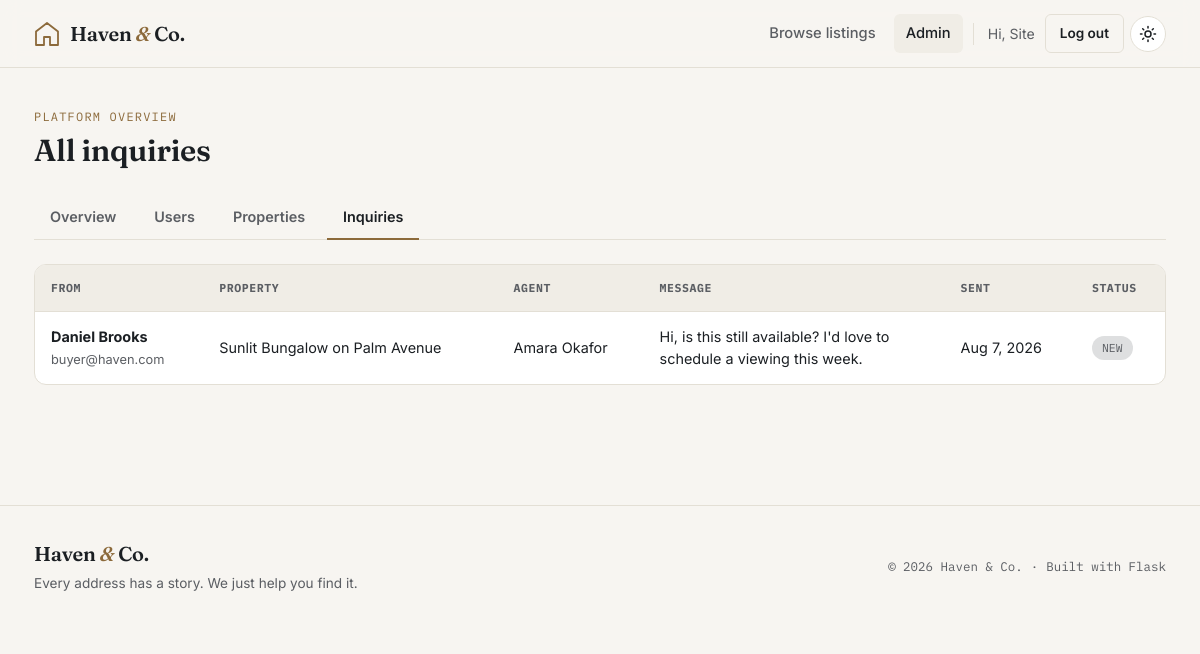
The app's page /admin/inquiries (signed in), older data.
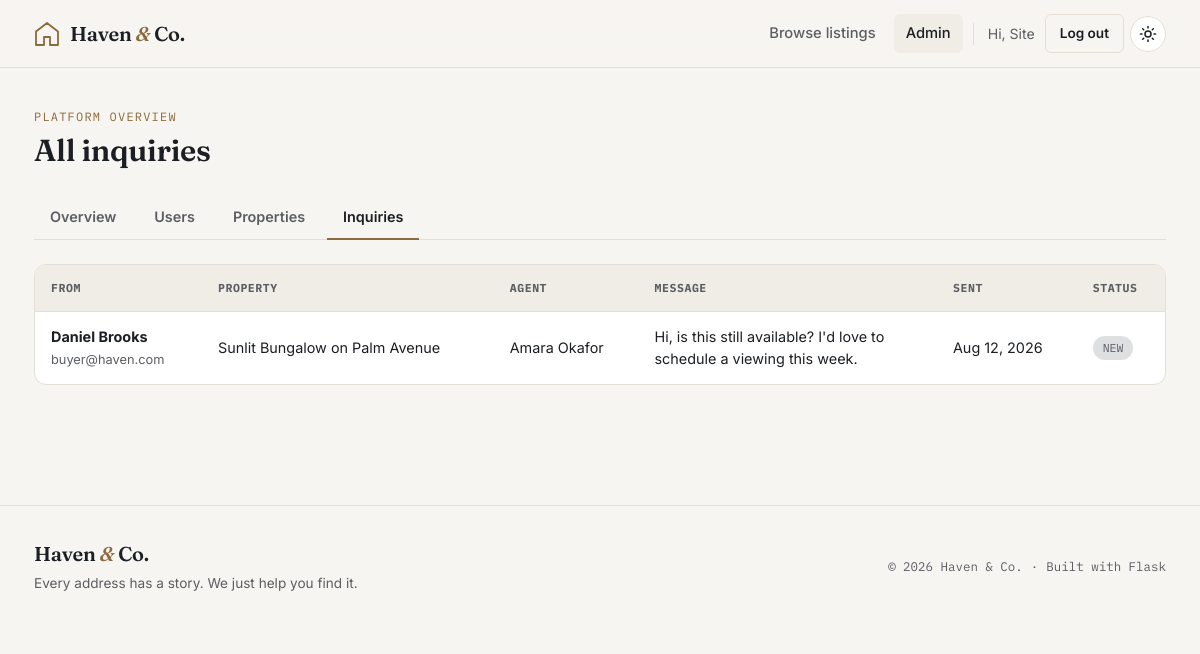
The same page, newer data.
### app/models.py (models this page shows, shortened)
class Inquiry(db.Model):
    __tablename__ = "inquiries"
    id = db.Column(db.Integer, primary_key=True)
    name = db.Column(db.String(120), nullable=False)
    email = db.Column(db.String(150), nullable=False)
    phone = db.Column(db.String(30))
    message = db.Column(db.Text, nullable=False)
    status = db.Column(db.String(20), default="new")  # 'new' or 'responded'
    created_at = db.Column(db.DateTime, default=datetime.utcnow, index=True)
    property_id = db.Column(db.Integer, db.ForeignKey("properties.id"), nullable=False)
    sender_id = db.Column(db.Integer, db.ForeignKey("users.id"), nullable=True)

class Property(db.Model):
    __tablename__ = "properties"
    id = db.Column(db.Integer, primary_key=True)
    title = db.Column(db.String(150), nullable=False)
    description = db.Column(db.Text, nullable=False)
    price = db.Column(db.Float, nullable=False)
    listing_type = db.Column(db.String(10), nullable=False, default="sale")  # 'sale' or 'rent'
    property_type = db.Column(db.String(30), nullable=False, default="house")
    bedrooms = db.Column(db.Integer, default=0)
    bathrooms = db.Column(db.Integer, default=0)
    area_sqft = db.Column(db.Integer, default=0)
    address = db.Column(db.String(200))
    city = db.Column(db.String(100), nullable=False, index=True)
    state = db.Column(db.String(100), nullable=False, index=True)
    image_filename = db.Column(db.String(255))
    is_available = db.Column(db.Boolean, default=True)
    created_at = db.Column(db.DateTime, default=datetime.utcnow, index=True)
    owner_id = db.Column(db.Integer, db.ForeignKey("users.id"), nullable=False)
    inquiries = db.relationship(
        "Inquiry", backref="property", lazy="dynamic", cascade="all, delete-orphan"
    )
    images = db.relationship(
        "PropertyImage",
        backref="property",
        order_by="PropertyImage.position",
        cascade="all, delete-orphan",
    )

class User(UserMixin, db.Model):
    __tablename__ = "users"
    id = db.Column(db.Integer, primary_key=True)
    name = db.Column(db.String(120), nullable=False)
    email = db.Column(db.String(150), unique=True, nullable=False, index=True)
    password_hash = db.Column(db.String(255), nullable=False)
    role = db.Column(db.String(20), nullable=False, default="buyer")  # 'buyer', 'agent', or 'admin'
    phone = db.Column(db.String(30))
    is_active = db.Column(db.Boolean, nullable=False, default=True)
    created_at = db.Column(db.DateTime, default=datetime.utcnow)
    properties = db.relationship(
        "Property", backref="owner", lazy="dynamic", cascade="all, delete-orphan"
    )
    inquiries_sent = db.relationship(
        "Inquiry", backref="sender", lazy="dynamic", cascade="all, delete-orphan"
    )
    @property
    def is_agent(self):
        return self.role == "agent"
    @property
    def is_admin(self):
        return self.role == "admin"

### app/routes/admin.py (the view)
@admin_bp.route("/inquiries")
@login_required
@admin_required
def inquiries():
    all_inquiries = Inquiry.query.order_by(Inquiry.created_at.desc()).all()
    return render_template("admin/inquiries.html", inquiries=all_inquiries)

### app/routes/admin.py (called while the page is built)
def admin_required(func):
    @wraps(func)
    def wrapper(*args, **kwargs):
        if not current_user.is_authenticated or not current_user.is_admin:
            abort(403)
        return func(*args, **kwargs)
    return wrapper

### app/templates/admin/inquiries.html (shortened to what this page needs)
{% extends "base.html" %}
{% block content %}
<section class="section" style="padding-top:40px;">
  <div class="container">
    <div class="section-header">
      <div>
        <span class="eyebrow">Platform overview</span>
        <h2>All inquiries</h2>
      </div>
    </div>
    <div class="admin-tabs">
      <a href="{{ url_for('admin.dashboard') }}" class="admin-tab">Overview</a>
      <a href="{{ url_for('admin.users') }}" class="admin-tab">Users</a>
      <a href="{{ url_for('admin.properties') }}" class="admin-tab">Properties</a>
      <a href="{{ url_for('admin.inquiries') }}" class="admin-tab is-active">Inquiries</a>
    </div>
    {% if inquiries %}
      <div class="table-wrap">
        <table>
          <thead>
            <tr>
              <th>From</th>
              <th>Property</th>
              <th>Agent</th>
              <th>Message</th>
              <th>Sent</th>
              <th>Status</th>
            </tr>
          </thead>
          <tbody>
            {% for inquiry in inquiries %}
              <tr>
                <td><strong>{{ inquiry.name }}</strong><br><span class="form-hint">{{ inquiry.email }}</span></td>
                <td><a href="{{ url_for('properties.detail', property_id=inquiry.property_id) }}">{{ inquiry.property.title }}</a></td>
                <td>{{ inquiry.property.owner.name }}</td>
                <td style="max-width:260px;">{{ inquiry.message }}</td>
                <td>{{ inquiry.created_at.strftime('%b %-d, %Y') if inquiry.created_at else '' }}</td>
                <td>
                  <span class="status-pill {{ 'status-active' if inquiry.status == 'responded' else 'status-inactive' }}">
                    {{ inquiry.status }}
                  </span>
                </td>
              </tr>
            {% endfor %}
          </tbody>
        </table>
      </div>
    {% else %}
      <div class="empty-state">
        <h3>No inquiries on the platform yet</h3>
        <p>Buyer messages to agents will show up here as they come in.</p>
      </div>
    {% endif %}
  </div>
</section>
{% endblock %}

Row changes from the older to the newer data that the page shows:
changed Inquiry "Daniel Brooks": created_at "Aug 7, 2026" → "Aug 12, 2026"
